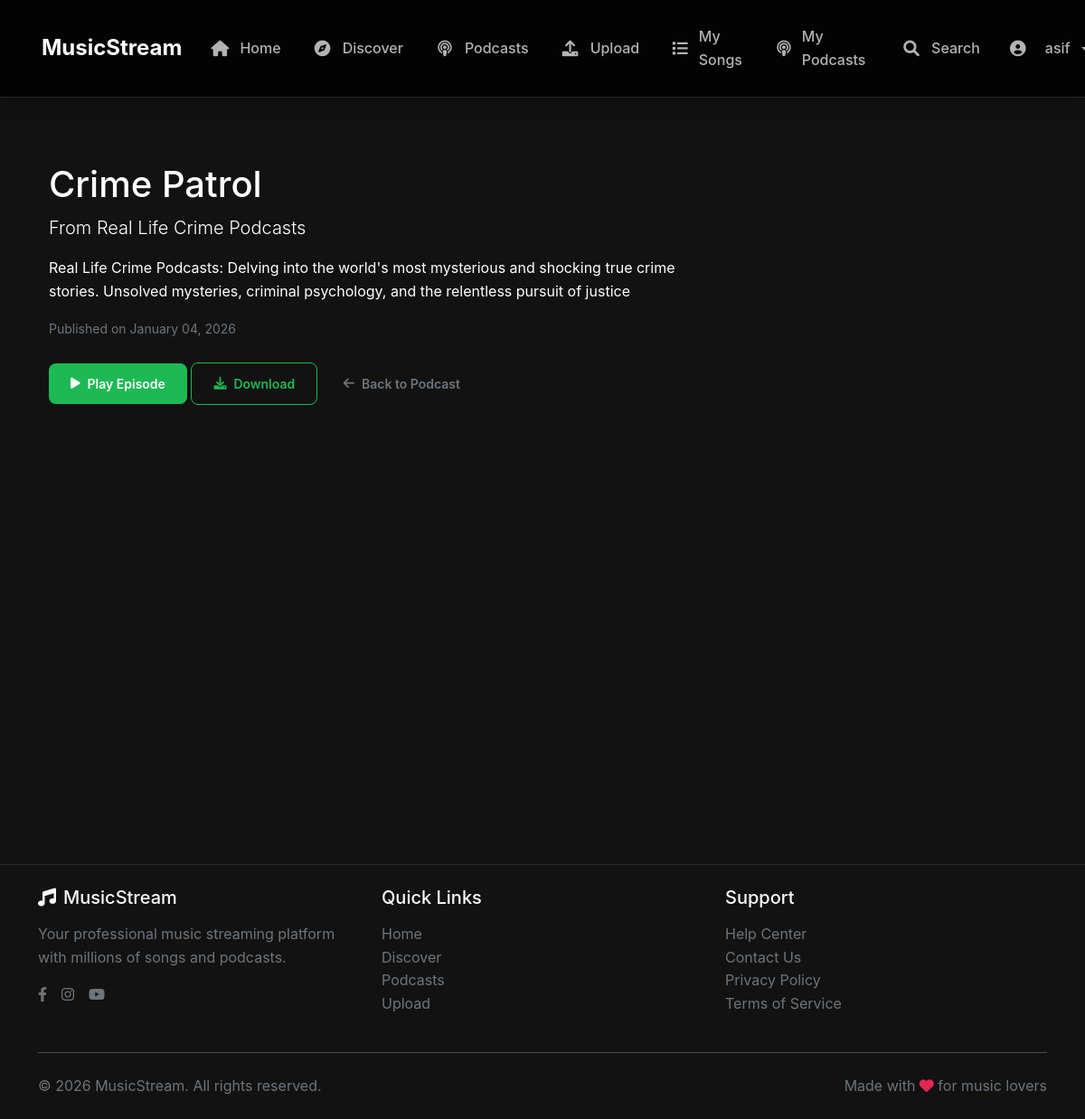
The page /episode/1/ (signed in) on the database its author committed.
### music/models.py (models this page shows, shortened)
class Episode(models.Model):
    title = models.CharField(max_length=200)
    description = models.TextField()
    audio_file = models.FileField(upload_to='episodes/')
    podcast = models.ForeignKey(Podcast, on_delete=models.CASCADE, related_name='episodes')
    published_date = models.DateTimeField(auto_now_add=True)
    play_count = models.IntegerField(default=0)
    class Meta:
        ordering = ['-published_date']

class Podcast(models.Model):
    title = models.CharField(max_length=200)
    description = models.TextField()
    cover_image = models.ImageField(upload_to='podcast_covers/', blank=True, null=True)
    host = models.ForeignKey(User, on_delete=models.CASCADE)
    created_at = models.DateTimeField(auto_now_add=True)
    class Meta:
        ordering = ['-created_at']

### music/views.py (the view)
# urls.py: path('episode/<int:pk>/', views.episode_detail, name='episode_detail'),
def episode_detail(request, pk):
    episode = get_object_or_404(Episode, pk=pk)
    context = {
        'episode': episode
    }
    return render(request, 'music/episode_detail.html', context)

### templates/music/episode_detail.html (shortened to what this page needs)
{% extends 'base.html' %}
{% load static %}
{% block content %}
<div class="row">
    <div class="col-md-8">
        <h1>{{ episode.title }}</h1>
        <p class="lead">From {{ episode.podcast.title }}</p>
        <p>{{ episode.description }}</p>
        <p><small class="text-muted">Published on {{ episode.published_date|date:"F d, Y" }}</small></p>
        <div class="mt-4">
            <button class="btn btn-success btn-lg btn-play-pause" data-song-id="{{ episode.id }}" data-media-type="podcast">
                <i class="fas fa-play"></i> Play Episode
            </button>
            <a href="{{ episode.audio_file.url }}" download="{{ episode.title }}.mp3" class="btn btn-outline-primary btn-lg">
                <i class="fas fa-download"></i> Download
            </a>
            <a href="{% url 'music:podcast_detail' episode.podcast.id %}" class="btn btn-outline-secondary btn-lg">
                <i class="fas fa-arrow-left"></i> Back to Podcast
            </a>
        </div>
    </div>
</div>
{% endblock %}

### templates/base.html (shortened to what this page needs)
{% load static %}
<!DOCTYPE html>
<html lang="en">
<head>
    <link href="https://cdn.jsdelivr.net/npm/bootstrap@5.1.3/dist/css/bootstrap.min.css" rel="stylesheet">
    <link rel="stylesheet" href="https://cdnjs.cloudflare.com/ajax/libs/font-awesome/6.0.0/css/all.min.css">
    <link href="{% static 'css/base.css' %}" rel="stylesheet" onerror="console.warn('base.css not found')">
    <link href="{% static 'css/media-player.css' %}" rel="stylesheet" onerror="console.warn('media-player.css not found')">
</head>
<body class="{% block body_class %}{% endblock %}">
    <nav class="navbar navbar-expand-lg navbar-dark">
        <div class="container">
            <a class="navbar-brand d-flex align-items-center" href="{% url 'music:home' %}">
                <span class="ms-1">MusicStream</span>
            </a>
            <div class="collapse navbar-collapse" id="navbarNav">
                <ul class="navbar-nav me-auto">
                    <li class="nav-item">
                        <a class="nav-link d-flex align-items-center {% if request.resolver_match.url_name == 'home' %}active{% endif %}" href="{% url 'music:home' %}">
                            <i class="fas fa-home"></i>
                            <span class="ms-1">Home</span>
                        </a>
                    </li>
                    <li class="nav-item">
                        <a class="nav-link d-flex align-items-center {% if request.resolver_match.url_name == 'discover' %}active{% endif %}" href="{% url 'music:discover' %}">
                            <i class="fas fa-compass"></i>
                            <span class="ms-1">Discover</span>
                        </a>
                    </li>
                    <li class="nav-item">
                        <a class="nav-link d-flex align-items-center {% if request.resolver_match.url_name == 'podcasts' %}active{% endif %}" href="{% url 'music:podcasts' %}">
                            <i class="fas fa-podcast"></i>
                            <span class="ms-1">Podcasts</span>
                        </a>
                    </li>
                    {% if user.is_authenticated %}
                    <li class="nav-item">
                        <a class="nav-link d-flex align-items-center {% if request.resolver_match.url_name == 'upload_song' %}active{% endif %}" href="{% url 'music:upload_song' %}">
                            <i class="fas fa-upload"></i>
                            <span class="ms-1">Upload</span>
                        </a>
                    </li>
                    <li class="nav-item">
                        <a class="nav-link d-flex align-items-center {% if request.resolver_match.url_name == 'my_songs' %}active{% endif %}" href="{% url 'music:my_songs' %}">
                            <i class="fas fa-list"></i>
                            <span class="ms-1">My Songs</span>
                        </a>
                    </li>
                    <li class="nav-item">
                        <a class="nav-link d-flex align-items-center {% if request.resolver_match.url_name == 'my_podcasts' %}active{% endif %}" href="{% url 'music:my_podcasts' %}">
                            <i class="fas fa-podcast"></i>
                            <span class="ms-1">My Podcasts</span>
                        </a>
                    </li>
                    <li class="nav-item">
                        <a class="nav-link d-flex align-items-center {% if request.resolver_match.url_name == 'search_results' %}active{% endif %}" href="{% url 'music:search_results' %}">
                            <i class="fas fa-search"></i>
                            <span class="ms-1">Search</span>
                        </a>
                    </li>
                    {% endif %}
                </ul>
                <ul class="navbar-nav">
                    {% if user.is_authenticated %}
                    <li class="nav-item dropdown">
                        <a class="nav-link dropdown-toggle d-flex align-items-center" href="#" id="navbarDropdown" role="button" data-bs-toggle="dropdown">
                            {% if user.profile and user.profile.profile_image %}
                            <img src="{{ user.profile.profile_image.url }}" alt="{{ user.username }}" class="rounded-circle me-2" width="24" height="24">
                            {% else %}
                            <i class="fas fa-user-circle me-2"></i>
                            {% endif %}
                            <span class="ms-1">{{ user.username }}</span>
                        </a>
                    </li>
                    {% endif %}
                </ul>
            </div>
        </div>
    </nav>
    <main class="container mt-5 content-wrapper">
        {% block content %}{% endblock %}
    </main>
    <footer class="bg-dark text-light py-4 mt-5">
        <div class="container">
            <div class="row">
                <div class="col-md-4">
                    <h5 class="mb-3">
                        <i class="fas fa-music me-2"></i>MusicStream
                    </h5>
                    <p class="text-muted">Your professional music streaming platform with millions of songs and podcasts.</p>
                    <div class="d-flex gap-3 mt-3">
                        <a href="https://www.facebook.com/profile.php?id=100046614138920" class="text-muted" target="_blank" rel="noopener"><i class="fab fa-facebook-f"></i></a>
                        <a href="https://www.instagram.com/devraj_den/" class="text-muted" target="_blank" rel="noopener"><i class="fab fa-instagram"></i></a>
                        <a href="https://www.youtube.com/@diwakar-cy9bf" class="text-muted" target="_blank" rel="noopener"><i class="fab fa-youtube"></i></a>
                    </div>
                </div>
                <div class="col-md-4">
                    <h5 class="mb-3">Quick Links</h5>
                    <ul class="list-unstyled">
                        <li><a href="{% url 'music:home' %}" class="text-muted text-decoration-none">Home</a></li>
                        <li><a href="{% url 'music:discover' %}" class="text-muted text-decoration-none">Discover</a></li>
                        <li><a href="{% url 'music:podcasts' %}" class="text-muted text-decoration-none">Podcasts</a></li>
                        <li><a href="{% url 'music:upload_song' %}" class="text-muted text-decoration-none">Upload</a></li>
                    </ul>
                </div>
                <div class="col-md-4">
                    <h5 class="mb-3">Support</h5>
                    <ul class="list-unstyled">
                        <li><a href="#" class="text-muted text-decoration-none">Help Center</a></li>
                        <li><a href="#" class="text-muted text-decoration-none">Contact Us</a></li>
                        <li><a href="#" class="text-muted text-decoration-none">Privacy Policy</a></li>
                        <li><a href="#" class="text-muted text-decoration-none">Terms of Service</a></li>
                    </ul>
                </div>
            </div>
            <hr class="my-4 border-secondary">
            <div class="row align-items-center">
                <div class="col-md-6">
                    <p class="text-muted mb-0">&copy; 2026 MusicStream. All rights reserved.</p>
                </div>
                <div class="col-md-6 text-md-end">
                    <p class="text-muted mb-0">Made with <i class="fas fa-heart text-danger"></i> for music lovers</p>
                </div>
            </div>
        </div>
    </footer>
</body>
</html>

### static/css/base.css (style rules this page uses)
:root { --primary-color: #1DB954; --primary-hover: #1ed760; --secondary-color: #191414; --background-color: #121212; --surface-color: #181818; --text-primary: #ffffff; --text-secondary: #b3b3b3; --text-highlight: #1db954; --error-color: #e22850; --warning-color: #ffa500; --success-color: #1db954; --border-color: #282828; --shadow-light: 0 2px 4px rgba(0,0,0,0.1); --shadow-medium: 0 4px 12px rgba(0,0,0,0.15); --shadow-heavy: 0 8px 24px rgba(0,0,0,0.2); --gradient-primary: linear-gradient(135deg, #1DB954 0%, #1ed760 100%); --gradient-secondary: linear-gradient(135deg, #ff6b6b 0%, #ff8e53 100%); --gradient-dark: linear-gradient(180deg, rgba(24,24,24,0) 0%, rgba(24,24,24,1) 100%); --border-radius: 8px; --transition: all 0.3s cubic-bezier(0.4, 0, 0.2, 1); }
* { margin: 0; padding: 0; box-sizing: border-box; }
body { font-family: -apple-system, BlinkMacSystemFont, 'Segoe UI', Roboto, Oxygen, Ubuntu, Cantarell, sans-serif; background-color: var(--background-color); color: var(--text-primary); line-height: 1.6; overflow-x: hidden; -webkit-font-smoothing: antialiased; -moz-osx-font-smoothing: grayscale; }
.navbar { background: rgba(0, 0, 0, 0.8) !important; backdrop-filter: blur(20px) saturate(180%); -webkit-backdrop-filter: blur(20px) saturate(180%); border-bottom: 1px solid var(--border-color); box-shadow: var(--shadow-light); z-index: 1030; padding: 16px 0; transition: var(--transition); }
.navbar-brand { font-size: 1.5rem; font-weight: 700; color: var(--text-primary) !important; text-decoration: none; display: flex; align-items: center; gap: 8px; transition: var(--transition); }
.navbar-nav { display: flex; align-items: center; gap: 4px; }
.nav-link { color: var(--text-secondary) !important; text-decoration: none; font-weight: 500; padding: 12px 16px !important; border-radius: var(--border-radius); transition: var(--transition); display: flex; align-items: center; gap: 8px; position: relative; }
.nav-link i { font-size: 1.1rem; width: 20px; text-align: center; }
main.content-wrapper { min-height: calc(100vh - 180px); padding: 24px; margin-bottom: 180px; position: relative; z-index: 1; }
.btn { padding: 12px 24px; border-radius: var(--border-radius); font-weight: 600; text-decoration: none; border: none; cursor: pointer; transition: var(--transition); display: inline-flex; align-items: center; gap: 8px; font-size: 0.875rem; }
.btn-outline-primary { background: transparent; color: var(--primary-color); border: 1px solid var(--primary-color); }
.btn-success { background: var(--success-color); color: var(--text-primary); }
footer { background: var(--surface-color); border-top: 1px solid var(--border-color); padding: 24px 0; margin-top: 40px; }
.text-danger { color: var(--error-color) !important; }
.bg-dark { background: var(--background-color) !important; }
.mt-3 { margin-top: 24px; }
.mt-4 { margin-top: 32px; }
.mt-5 { margin-top: 40px; }
.mb-3 { margin-bottom: 24px; }
.d-flex { display: flex !important; }
.align-items-center { align-items: center; }

### rows shown on the page
Episode: title "Crime Patrol", podcast "Real Life Crime Podcasts", description "Real Life Crime Podcasts: Delving into the world's most mysterious and shocking true crime stories. Unsolved mysteries, criminal psychology, and the relentless pursuit of justice", published_date "January 04, 2026"

### other values the page prints
{{ user.username }} "asif"
